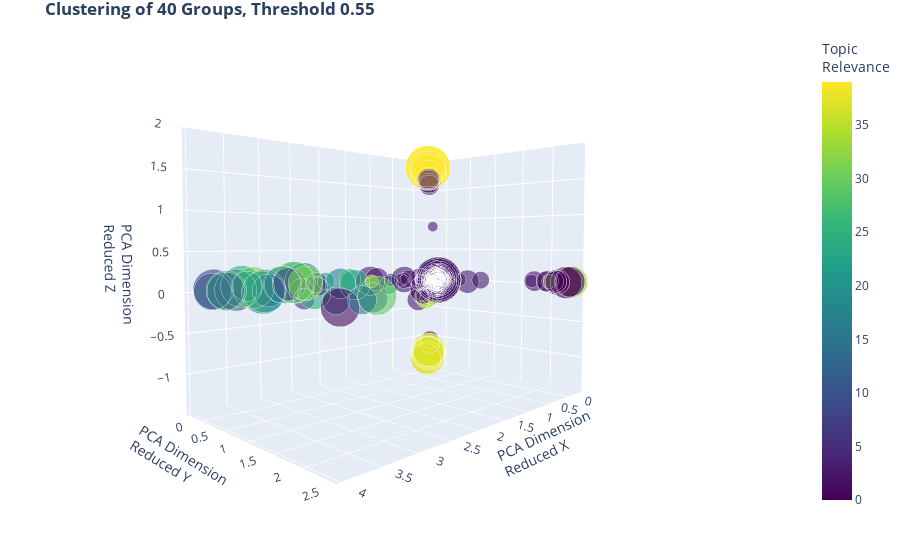

This figure's notebook cell:
### Code cell
importlib.reload(Gensim.gensim_test)
p=test3DPlotOfCosineSimilarity(allDict,matrix=matrix,numTopics=40, threshold=0.55)

### Figure 1 — Plotly figure (JSON) as saved in the notebook; plotly's stock layout.template omitted (floating-point values rounded to 4 significant figures; data arrays with more than 128 entries replaced by an {"elided": "..."} marker saying what was removed)
{"data": [{"hoverinfo": "text", "marker": {"color": {"elided": "571 int values"}, "colorbar": {"title": {"text": "Topic<br>Relevance"}}, "colorscale": [[0, "#440154"], [0.1111, "#482878"], [0.2222, "#3e4989"], [0.3333, "#31688e"], [0.4444, "#26828e"], [0.5556, "#1f9e89"], [0.6667, "#35b779"], [0.7778, "#6ece58"], [0.8889, "#b5de2b"], [1, "#fde725"]], "opacity": 0.6, "showscale": true, "size": {"elided": "571 int values"}}, "mode": "markers", "text": {"elided": "571 str values"}, "textfont": {"color": "crimson", "family": "sans serif", "size": 8}, "type": "scatter3d", "x": {"elided": "571 float values"}, "y": {"elided": "571 float values"}, "z": {"elided": "571 float values"}}], "layout": {"margin": {"b": 50, "l": 0, "r": 0, "t": 30}, "scene": {"camera": {"eye": {"x": 1.5, "y": 1.5, "z": 0.1}}, "xaxis": {"title": {"text": "PCA Dimension<br>Reduced X"}}, "yaxis": {"title": {"text": "PCA Dimension<br>Reduced Y"}}, "zaxis": {"title": {"text": "PCA Dimension<br>Reduced Z"}}}, "showlegend": false, "title": {"text": "<b>Clustering of 40 Groups, Threshold 0.55"}}}
